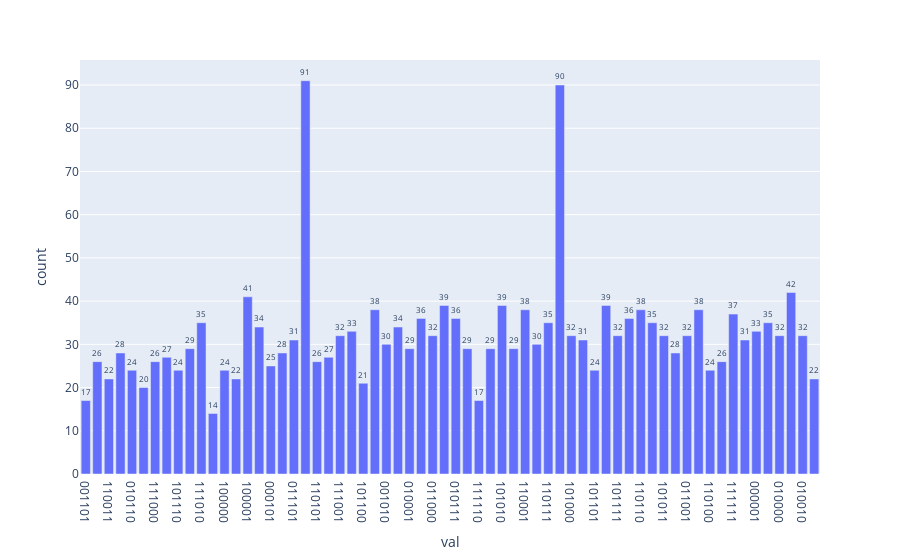

This figure's notebook cell:
### Code cell
#Here we create the simulation of the circuit

aer_sim = Aer.get_backend('aer_simulator')
transpiled_qc = transpile(qc, aer_sim)
shots = 2048 #we repeat the simulation 2048 times
qobj = assemble(transpiled_qc, shots=shots)
job = aer_sim.run(qobj)
hist = job.result().get_counts() #simulation output
#print(hist)

#We plot the results using plotly as a plotting tool
results = {'val':hist.keys(),'count':hist.values()} #change the formatting of the data to match plotly

fig = px.bar(results, x="val", y="count", text="count")
fig.update_traces(texttemplate='%{text:.2s}', textposition='outside')
fig.update_layout(uniformtext_minsize=6, uniformtext_mode='show')
fig.show()

### Figure 1 — Plotly figure (JSON) as saved in the notebook; plotly's stock layout.template omitted (floating-point values rounded to 4 significant figures)
{"data": [{"alignmentgroup": "True", "hovertemplate": "val=%{x}<br>count=%{text}<extra></extra>", "legendgroup": "", "marker": {"color": "#636efa", "pattern": {"shape": ""}}, "name": "", "offsetgroup": "", "orientation": "v", "showlegend": false, "text": ["17", "26", "22", "28", "24", "20", "26", "27", "24", "29", "35", "14", "24", "22", "41", "34", "25", "28", "31", "91", "26", "27", "32", "33", "21", "38", "30", "34", "29", "36", "32", "39", "36", "29", "17", "29", "39", "29", "38", "30", "35", "90", "32", "31", "24", "39", "32", "36", "38", "35", "32", "28", "32", "38", "24", "26", "37", "31", "33", "35", "32", "42", "32", "22"], "textposition": "outside", "texttemplate": "%{text:.2s}", "type": "bar", "x": ["001101", "111100", "110011", "110010", "010110", "001000", "111000", "100111", "101110", "001011", "111010", "011111", "100000", "100101", "100001", "100100", "000101", "010011", "011101", "000110", "110101", "100110", "111001", "101001", "101100", "000010", "001010", "000100", "010001", "010100", "011000", "100011", "010111", "110000", "111110", "011010", "101010", "011100", "110001", "001001", "110111", "000111", "101000", "001110", "101101", "010101", "101111", "011011", "110110", "000000", "101011", "111101", "011001", "000011", "110100", "011110", "111111", "100010", "000001", "111011", "010000", "001100", "010010", "001111"], "xaxis": "x", "y": [17, 26, 22, 28, 24, 20, 26, 27, 24, 29, 35, 14, 24, 22, 41, 34, 25, 28, 31, 91, 26, 27, 32, 33, 21, 38, 30, 34, 29, 36, 32, 39, 36, 29, 17, 29, 39, 29, 38, 30, 35, 90, 32, 31, 24, 39, 32, 36, 38, 35, 32, 28, 32, 38, 24, 26, 37, 31, 33, 35, 32, 42, 32, 22], "yaxis": "y"}], "layout": {"barmode": "relative", "legend": {"tracegroupgap": 0}, "margin": {"t": 60}, "uniformtext": {"minsize": 6, "mode": "show"}, "xaxis": {"anchor": "y", "domain": [0, 1], "title": {"text": "val"}}, "yaxis": {"anchor": "x", "domain": [0, 1], "title": {"text": "count"}}}}
